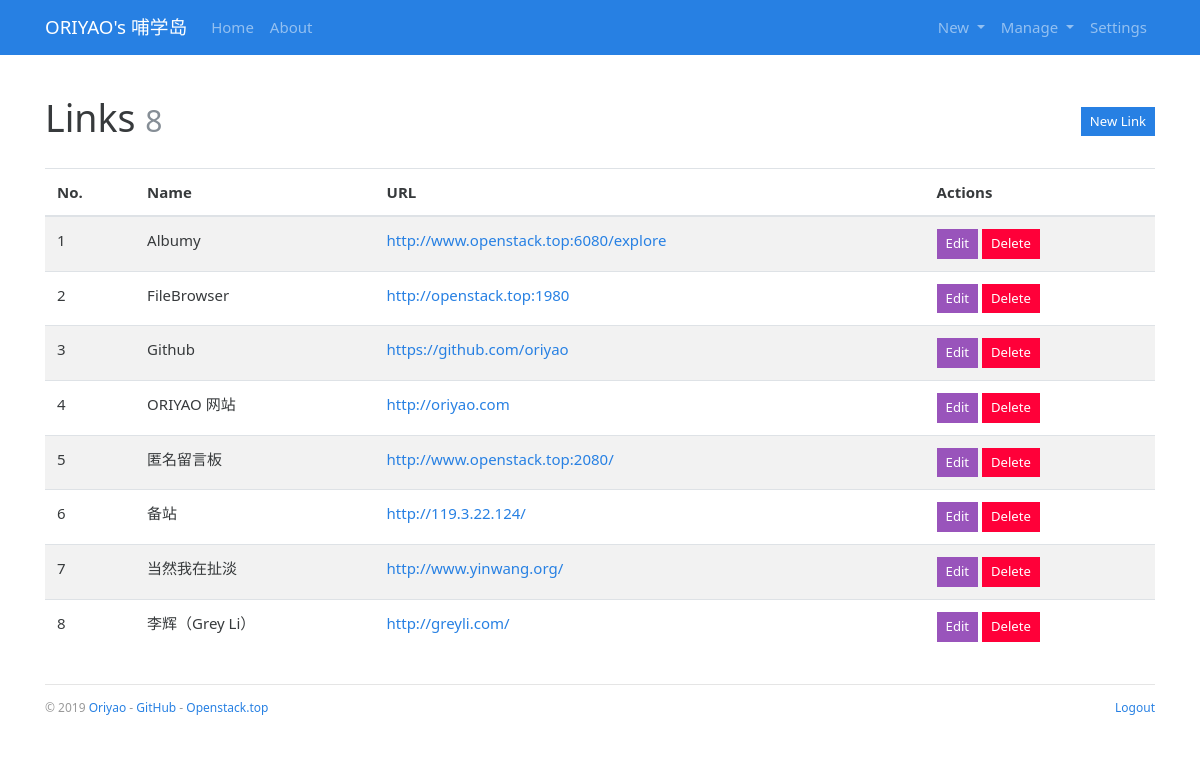
The page /admin/link/manage (signed in) on the database as committed earlier.
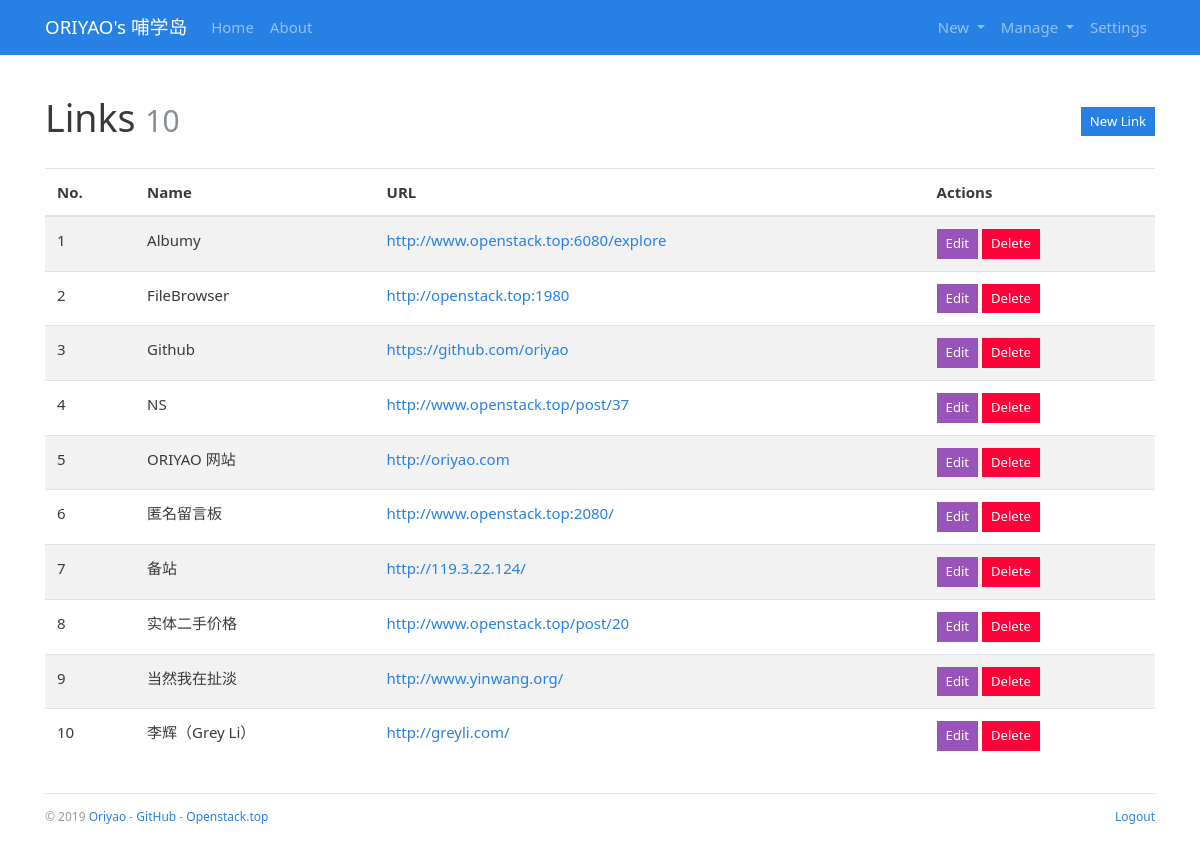
The same page on the database as committed later.
### bluelog/models.py (models this page shows)
class Link(db.Model):
    id = db.Column(db.Integer, primary_key=True)
    name = db.Column(db.String(30))
    url = db.Column(db.String(255))

### bluelog/blueprints/admin.py (the view)
@admin_bp.route('/link/manage')
@login_required
def manage_link():
    return render_template('admin/manage_link.html')

### bluelog/__init__.py (called while the page is built)
def register_template_context(app):
    @app.context_processor
    def make_template_context():
        admin = Admin.query.first()
        categories = Category.query.order_by(Category.name).all()
        links = Link.query.order_by(Link.name).all()
        if current_user.is_authenticated:
            unread_comments = Comment.query.filter_by(reviewed=False).count()
        else:
            unread_comments = None
        return dict(
            admin=admin, categories=categories,
            links=links, unread_comments=unread_comments)

def register_request_handlers(app):
    @app.after_request
    def query_profiler(response):
        for q in get_debug_queries():
            if q.duration >= app.config['BLUELOG_SLOW_QUERY_THRESHOLD']:
                app.logger.warning(
                    'Slow query: Duration: %fs\n Context: %s\nQuery: %s\n '
                    % (q.duration, q.context, q.statement)
                )
        return response

### bluelog/extensions.py (called while the page is built)
@login_manager.user_loader
def load_user(user_id):
    from bluelog.models import Admin
    user = Admin.query.get(int(user_id))
    return user

### bluelog/templates/admin/manage_link.html (shortened to what this page needs)
{% extends 'base.html' %}
{% from 'bootstrap/form.html' import render_form %}
{% block content %}
    <div class="page-header">
        <h1>Links
            <small class="text-muted">{{ links|length }}</small>
            <span class="float-right">
                <a class="btn btn-primary btn-sm" href="{{ url_for('.new_link') }}">New Link</a>
            </span>
        </h1>
    </div>
    {% if links %}
        <table class="table table-striped">
            <thead>
            <tr>
                <th>No.</th>
                <th>Name</th>
                <th>URL</th>
                <th>Actions</th>
            </tr>
            </thead>
            {% for link in links %}
                <tr>
                    <td>{{ loop.index }}</td>
                    <td>{{ link.name }}</td>
                    <td><a href="{{ link.url }}" target="_blank">{{ link.url }}</a></td>
                    <td>
                        <a class="btn btn-info btn-sm" href="{{ url_for('.edit_link', link_id=link.id) }}">Edit</a>
                        <form class="inline" method="post" action="{{ url_for('.delete_link', link_id=link.id) }}">
                            <button type="submit" class="btn btn-danger btn-sm"
                                    onclick="return confirm('Are you sure?');">Delete
                            </button>
                        </form>
                    </td>
                </tr>
            {% endfor %}
        </table>
    {% else %}
        <div class="tip"><h5>No links.</h5></div>
    {% endif %}
{% endblock %}

Rows that differ between the two databases and show on the page:
added Link: name "NS", url "http://www.openstack.top/post/37"
added Link: name "实体二手价格", url "http://www.openstack.top/post/20"
Other text that changed with them:
{{ links|length }}: "8" → "10"
